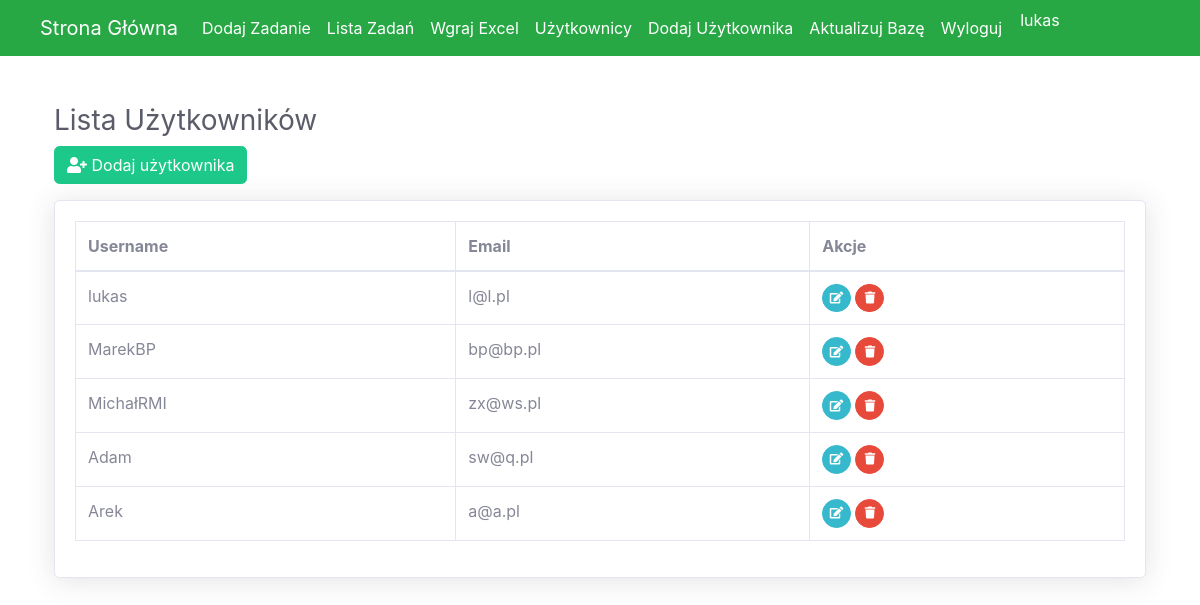
/users/ (signed in), run on the app's committed database.
### app/models.py (models this page shows, shortened)
class CustomUser(AbstractUser):
    phone_number = models.CharField(max_length=15, blank=True, null=True)
    job_title = models.CharField(max_length=100, blank=True, null=True)
    company = models.CharField(max_length=100, blank=True, null=True)
    def is_administrator(self):
        return self.job_title and self.job_title.lower() == 'administrator'

### app/views.py (the view)
# urls.py: path('users/', views.user_list, name='user_list'),
@login_required
def user_list(request):
    users = CustomUser.objects.all()
    return render(request, 'user_list.html', {'users': users})

### app/templates/user_list.html (shortened to what this page needs)
{% load static %}
{% include 'header.html' %}
<!DOCTYPE html>
<html lang="en">
<head>
    <link rel="stylesheet" href="https://stackpath.bootstrapcdn.com/bootstrap/4.5.2/css/bootstrap.min.css">
    <link rel="stylesheet" href="https://cdnjs.cloudflare.com/ajax/libs/font-awesome/5.15.1/css/all.min.css">
    <link href="{% static 'css/sb-admin-2.min.css' %}" rel="stylesheet">
</head>
<body>
    <div class="container mt-5">
        <h1 class="h3 mb-2 text-gray-800">Lista Użytkowników</h1>
        <a href="{% url 'add_user' %}" class="btn btn-success mb-3">
            <i class="fas fa-user-plus"></i> Dodaj użytkownika
        </a>
        <div class="card shadow mb-4">
            <div class="card-body">
                <div class="table-responsive">
                    <table class="table table-bordered" id="dataTable" width="100%" cellspacing="0">
                        <thead>
                            <tr>
                                <th>Username</th>
                                <th>Email</th>
                                <th>Akcje</th>
                            </tr>
                        </thead>
                        <tbody>
                            {% for user in users %}
                                <tr>
                                    <td>{{ user.username }}</td>
                                    <td>{{ user.email }}</td>
                                    <td>
                                        <a href="{% url 'edit_user' user.id %}" class="btn btn-info btn-circle btn-sm">
                                            <i class="fas fa-edit"></i>
                                        </a>
                                        <a href="{% url 'delete_user' user.id %}" class="btn btn-danger btn-circle btn-sm">
                                            <i class="fas fa-trash"></i>
                                        </a>
                                    </td>
                                </tr>
                            {% endfor %}
                        </tbody>
                    </table>
                </div>
            </div>
        </div>
    </div>
</body>
</html>

### app/templates/header.html (shortened to what this page needs)
{% load static %}
<!DOCTYPE html>
<html lang="en">
<head>
    <link rel="stylesheet" href="https://stackpath.bootstrapcdn.com/bootstrap/4.5.2/css/bootstrap.min.css">
    <link href="{% static 'css/sb-admin-2.min.css' %}" rel="stylesheet">
</head>
<body>
    <nav class="navbar navbar-expand-lg navbar-custom">
        <div class="container-fluid">
            <a class="navbar-brand" href="{% url 'home' %}">Strona Główna</a>
            <div class="collapse navbar-collapse" id="navbarNav">
                <ul class="navbar-nav">
                    {% if user.is_administrator %}
                        <li class="nav-item">
                            <a class="nav-link" href="{% url 'create_task' %}">Dodaj Zadanie</a>
                        </li>
                    {% endif %}
                    <li class="nav-item">
                        <a class="nav-link" href="{% url 'task_list' %}">Lista Zadań</a>
                    </li>
                    {% if user.is_administrator %}
                        <li class="nav-item">
                            <a class="nav-link" href="{% url 'upload_excel' %}">Wgraj Excel</a>
                        </li>
                        <li class="nav-item">
                            <a class="nav-link" href="{% url 'user_list' %}">Użytkownicy</a>
                        </li>
                        <li class="nav-item">
                            <a class="nav-link" href="{% url 'add_user' %}">Dodaj Użytkownika</a>
                        </li>
                    {% endif %}
                    <li class="nav-item">
                        <a class="nav-link" href="{% url 'update_database' %}">Aktualizuj Bazę</a>
                    </li>
                    <li class="nav-item">
                        <a class="nav-link" href="{% url 'logout' %}">Wyloguj</a>
                    </li>
                    <li class="nav-item user-name">
                        {{ request.user.username }}
                    </li>
                </ul>
            </div>
        </div>
    </nav>
</body>
</html>

### app/templates/header.html (style rules this page uses)
.navbar-custom { background-color: #28a745; }
.navbar-custom .navbar-brand, .navbar-custom .nav-link { color: white; }
.navbar-custom .user-name { color: white; margin-left: 10px; }

### data on the page
CustomUser: user.username "lukas", username "lukas", email "l@l.pl"
CustomUser: username "MarekBP", email "bp@bp.pl"
CustomUser: username "MichałRMI", email "zx@ws.pl"
CustomUser: username "Adam", email "sw@q.pl"
CustomUser: username "Arek", email "a@a.pl"
